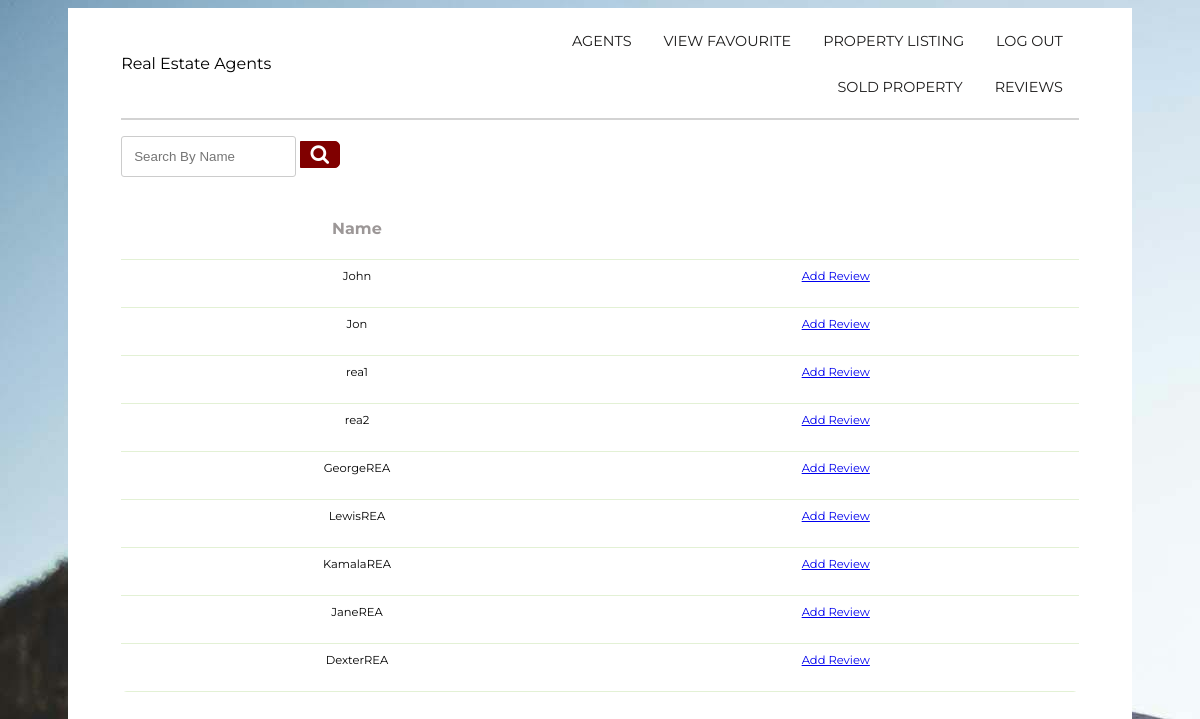
The app's page /Boundary/Buyer/viewrealestateAgent.php with its own data.
### tables this page shows
CREATE TABLE `users` (
  `user_id` int(11) NOT NULL,
  `user_fullname` varchar(50) NOT NULL,
  `username` varchar(20) NOT NULL,
  `password` varchar(20) NOT NULL,
  `user_status` varchar(50) NOT NULL DEFAULT 'Active',
  `user_profile` varchar(100) NOT NULL DEFAULT 'System Admin'
);

### config.php (called while the page is built, shortened)
<?php
class DB {
  function __construct() {
      $this->conn = mysqli_connect(HOST, USER, PASS, DB);
  }
}
?>

### Entity/reviewEntity.php (called while the page is built, shortened)
<?php
include_once("../../config.php");
class Review
{
    public function viewrealestateAgent()
    {
        $conn = mysqli_connect(HOST, USER, PASS, DB);
        $query = "SELECT user_id, user_fullname FROM users WHERE user_profile = 'Real Estate Agent'";
        $result = mysqli_query($conn, $query);
        $userAccounts = array();
        if ($result) {
            while ($res = mysqli_fetch_array($result)) {
                $userAccount = array();
                $userAccount['user_id'] = $res['user_id'];
                $userAccount['user_fullname'] = $res['user_fullname'];
                $userAccounts[] = $userAccount;
            }
        }
        return $userAccounts;
    }
}

### Controller/Seller/viewrealestateAgentCtl.php (called while the page is built)
<?php
include_once("../../Entity/reviewEntity.php");
class viewrealestateAgentCtl
{
    public function viewrealestateAgent()
    {
        $gua = new Review();
        $results = $gua->viewrealestateAgent();
        return $results;
    }
}

### Boundary/Buyer/viewrealestateAgent.php (the view, shortened to what this page needs)
<?php
include_once("../../Controller/Seller/viewrealestateAgentCtl.php");
$viewAgentCtl = new viewrealestateAgentCtl();
$viewAgent = $viewAgentCtl->viewrealestateAgent();
$searchCtl = new searchrealestateAgentCtl();
if (isset($_POST['search'])) {
    $search = $_POST['search'];
    if (!empty($search)) {
        $viewAgent = $searchCtl->searchrealestateAgent($search);
    } else {
        $viewAgent = $viewAgentCtl->viewrealestateAgent();
    }
} else {
    $viewAgent = $viewAgentCtl->viewrealestateAgent();
}
?>
<!DOCTYPE html>
<html>
<head>
    <link rel="stylesheet" href="../../css/ua_style.css">
    <link rel="stylesheet" href="https://cdnjs.cloudflare.com/ajax/libs/font-awesome/4.7.0/css/font-awesome.min.css">
</head>
<body>
    <div class="white-box">
        <section>
            <div class="container1">
                <div class="logo">
                    <p>Real Estate Agents</p>
                </div>
                <div class="topnav">
                    <a href="../SystemAdmin/index.php" onclick="logout()">LOG OUT</a>
                    <a href="buyer.php">PROPERTY LISTING</a>
                    <a href="favourite.php">VIEW FAVOURITE</a>
                    <a href="../Buyer/viewrealestateAgent.php">AGENTS</a>
                    <a href="../Buyer/getReview.php">REVIEWS</a>
                    <a href="../Buyer/pastPropertyListing.php">SOLD PROPERTY</a>
                </div>
            </div>
        </section>
        <hr>
        <br>
        <br>
        <div class="container1" style="margin-top: -3%; margin-bottom: 3%; ">
            <div class="search">
                <form method="POST">
                    <div class="search-bar">
                        <input type="text" class="searchTerm" name="search" placeholder="Search By Name" style="height:100%; width:60%; margin-top: -5%;">
                        <button type="submit" class="searchButton" style="margin-top: -5%;">
                            <i class="fa fa-search"></i>
                        </button>
                    </div>
                </form>
            </div>
        </div>
        <table id="userTable">
            <thead>
                <tr>
                    <table class="table table-condensed table-striped CMtable" id="profileTable" style="font-size: 11.5px; width:100%;">
                        <tr>
                            <th>Name</th>
                        </tr>
                        <?php
                foreach ($viewAgent as $userAccount) {
                    echo "<tr>";
                    echo "<td>" . htmlspecialchars($userAccount['user_fullname']) . "</td>";
                    echo "<td><a href=\"addReview.php?realestate_id=" . htmlspecialchars($userAccount['user_id']) . "&user_fullname=" . htmlspecialchars($userAccount['user_fullname']) . "\">Add Review</a></td>";
                    echo "</tr>";
                }
                ?>
                    </table>
                </tr>
            </thead>
        </table>
        <br>
    </div>
</body>
</html>

### css/ua_style.css (style rules this page uses)
.topnav { overflow: hidden; }
.topnav a { float: right; color: #1e1d1d; text-align: center; padding: 14px 16px; text-decoration: none; font-size: 90%; font-family: 'Montserrat', sans-serif; }
.container1 { display: grid; align-items: center; grid-template-columns: 30ch auto; column-gap: 10%; padding-top: 1%; }
.white-box { background-color: white; color: black; padding-left: 5%; padding-right: 5%; padding-bottom: 5%; }
body { padding-top: 0%; padding-bottom:0%; padding-left: 5%; padding-right: 5%; background-image: url("Images/background.jpg"); overflow: auto; overflow-x: hidden; font-family: 'Montserrat', sans-serif; }
form { display: inline-block; }
table { border-collapse: separate; }
td, th { padding-left: 1.5%; padding-right: 1.5%; padding-bottom: 1.5%; }
input[type=text] { width: 200%; margin-bottom: 20px; padding: 12px; border: 1px solid #ccc; border-radius: 3px; }
hr { border: 1px solid lightgrey; }
.search { width: 100%; position: relative; display: flex; height: 36px; }
.searchTerm { width: 100%; border: 3px solid #800000; border-right: none; padding: 5px; height: 20px; border-radius: 5px 0 0 5px; outline: #800000; color: #800000; height: 25%; }
.searchButton { width: 40px; height: 100%; border: 1px solid #800000; background: #800000; text-align: center; color: #fff; border-radius: 0 5px 5px 0; cursor: pointer; font-size: 20px; }
table.CMtable { border-spacing: 1; border-collapse: collapse; background:rgb(255, 255, 255); border-radius:6px; overflow:hidden; width:100%; margin:0 auto; position:relative; }
table.CMtable td,th { padding-left:8px; text-align: center; vertical-align: middle; position: relative; }
table.CMtable th { height:20%; background-color: white; font-size:16px; text-align: center; color:#9c9797; }
table.CMtable tbody tr { height:48px; border-bottom:1px solid #E3F1D5 ; }

### Boundary/Buyer/viewrealestateAgent.php (style rules this page uses)
body { background-image: url("../../Images/background.jpg"); }

### records on screen
users: user_fullname "John"
users: user_fullname "Jon"
users: user_fullname "rea1"
users: user_fullname "rea2"
users: user_fullname "GeorgeREA"
users: user_fullname "LewisREA"
users: user_fullname "KamalaREA"
users: user_fullname "JaneREA"
users: user_fullname "DexterREA"
